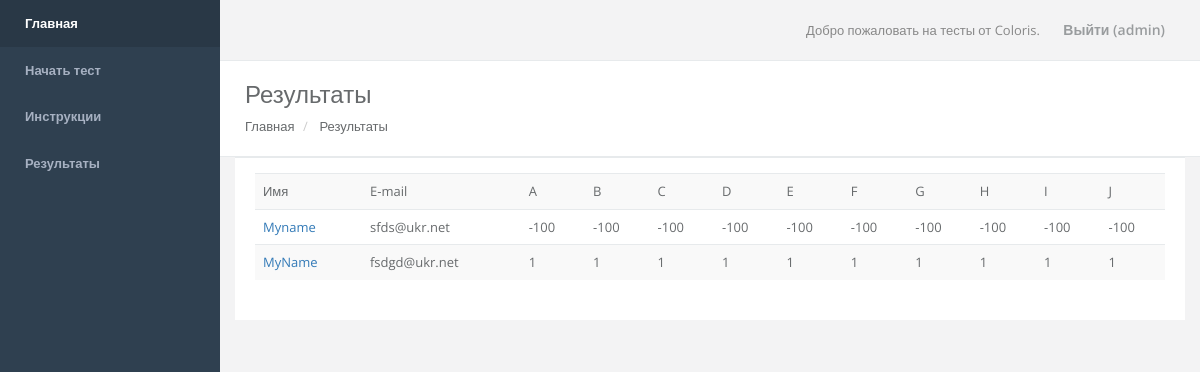
/results/ (signed in), run on an earlier commit of the app's database.
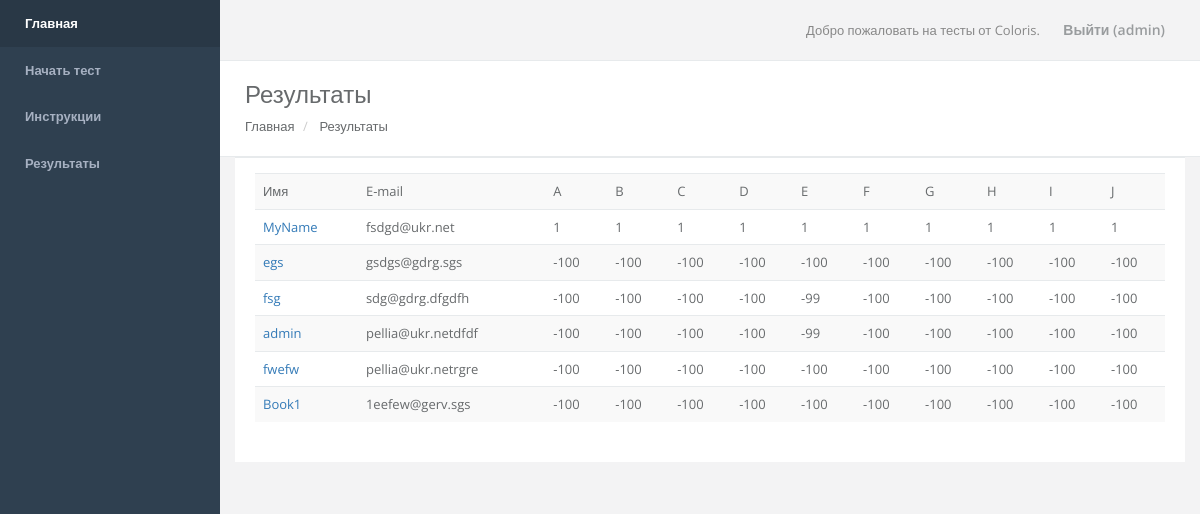
And on a later commit of the database.
### oca_test/models.py (models this page shows, shortened)
class Results(models.Model):
    user = models.OneToOneField(User, primary_key=True)
    A = models.IntegerField()
    B = models.IntegerField()
    C = models.IntegerField()
    D = models.IntegerField()
    E = models.IntegerField()
    F = models.IntegerField()
    G = models.IntegerField()
    H = models.IntegerField()
    I = models.IntegerField()
    J = models.IntegerField()
    B_circle = models.BooleanField(default=False)
    E_circle = models.BooleanField(default=False)
    not_confident = models.BooleanField(default=False)

class User(models.Model):
    name = models.CharField('Имя', max_length=100)
    email = models.EmailField('Адрес электронной почты', unique=True)
    age = models.CharField('Возраст', max_length=1, choices=USER_AGE_CHOICES, default="2")
    sex = models.CharField('Пол', max_length=1, choices=USER_SEX_CHOICES)

### oca_test/views.py (the view)
# urls.py: url(r'^results/$', 'oca_test.views.results', name='results'),
@login_required(login_url='/login/')
def results(request):
    r = Results.objects.all()
    context = {
        "title": "Результаты",
        "r": r,
    }
    return render(request, "results.html", context)

### oca_test/templates/results.html
{% extends "base.html" %}
{% block content %}
    <div class="row wrapper border-bottom white-bg page-heading">
        <div class="col-lg-12">
            <h2>Результаты</h2>
            <ol class="breadcrumb">
                <li>
                    <a href="/">Главная</a>
                </li>
                <li>
                    <a href="/results/">Результаты</a>
                </li>
            </ol>
        </div>
    </div>
    <div class="row">
        <div class="col-lg-12">
            <div class="ibox">
                <div class="ibox-content">
                    <div class="table-responsive">
                        <table class="table table-striped">
                            <tbody>
                            <tr>
                                <td>Имя</td>
                                <td>E-mail</td>
                                <td>A</td>
                                <td>B</td>
                                <td>C</td>
                                <td>D</td>
                                <td>E</td>
                                <td>F</td>
                                <td>G</td>
                                <td>H</td>
                                <td>I</td>
                                <td>J</td>
                            </tr>
                            {% for result in r %}
                                <tr>
                                    <td><a href="/results/{{ result.user.id }}" >{{ result.user.name }}</a></td>
                                    <td>{{ result.user.email }}</td>
                                    <td>{{ result.A }}</td>
                                    <td>{{ result.B }}</td>
                                    <td>{{ result.C }}</td>
                                    <td>{{ result.D }}</td>
                                    <td>{{ result.E }}</td>
                                    <td>{{ result.F }}</td>
                                    <td>{{ result.G }}</td>
                                    <td>{{ result.H }}</td>
                                    <td>{{ result.I }}</td>
                                    <td>{{ result.J }}</td>
                                </tr>
                            {% endfor %}
                            </tbody>
                        </table>
                    </div>
                </div>
            </div>
        </div>
    </div>
{% endblock %}

What changed in the data, as far as the page shows it:
removed Results: user.name "Myname", user.email "sfds@ukr.net", A "-100", B "-100", C "-100", D "-100", E "-100", F "-100", G "-100", H "-100", I "-100", J "-100"
added Results: user.name "egs", user.email "gsdgs@gdrg.sgs", A "-100", B "-100", C "-100", D "-100", E "-100", F "-100", G "-100", H "-100", I "-100", J "-100"
added Results: user.name "fsg", user.email "sdg@gdrg.dfgdfh", A "-100", B "-100", C "-100", D "-100", E "-99", F "-100", G "-100", H "-100", I "-100", J "-100"
added Results: user.name "admin", user.email "pellia@ukr.netdfdf", A "-100", B "-100", C "-100", D "-100", E "-99", F "-100", G "-100", H "-100", I "-100", J "-100"
added Results: user.name "fwefw", user.email "pellia@ukr.netrgre", A "-100", B "-100", C "-100", D "-100", E "-100", F "-100", G "-100", H "-100", I "-100", J "-100"
added Results: user.name "Book1", user.email "1eefew@gerv.sgs", A "-100", B "-100", C "-100", D "-100", E "-100", F "-100", G "-100", H "-100", I "-100", J "-100"
